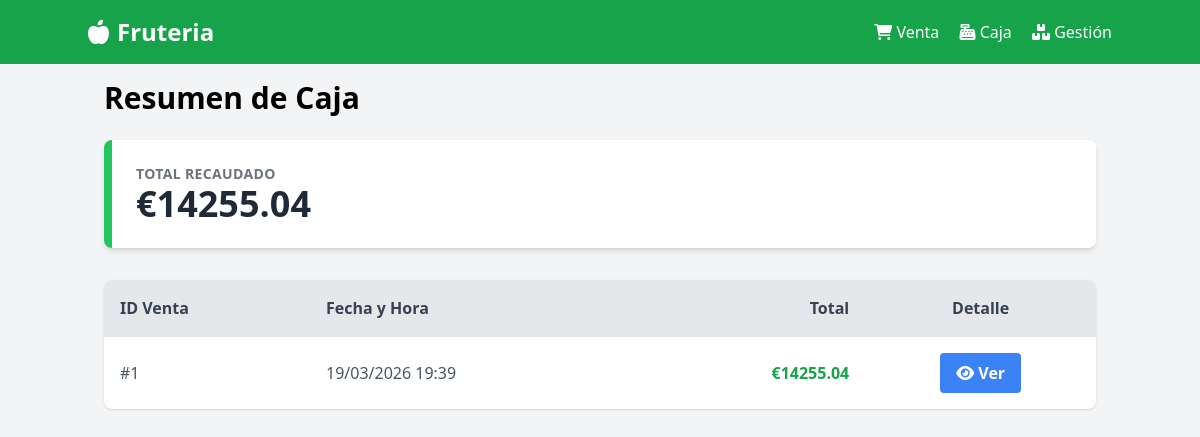
Page /caja on the earlier database version.
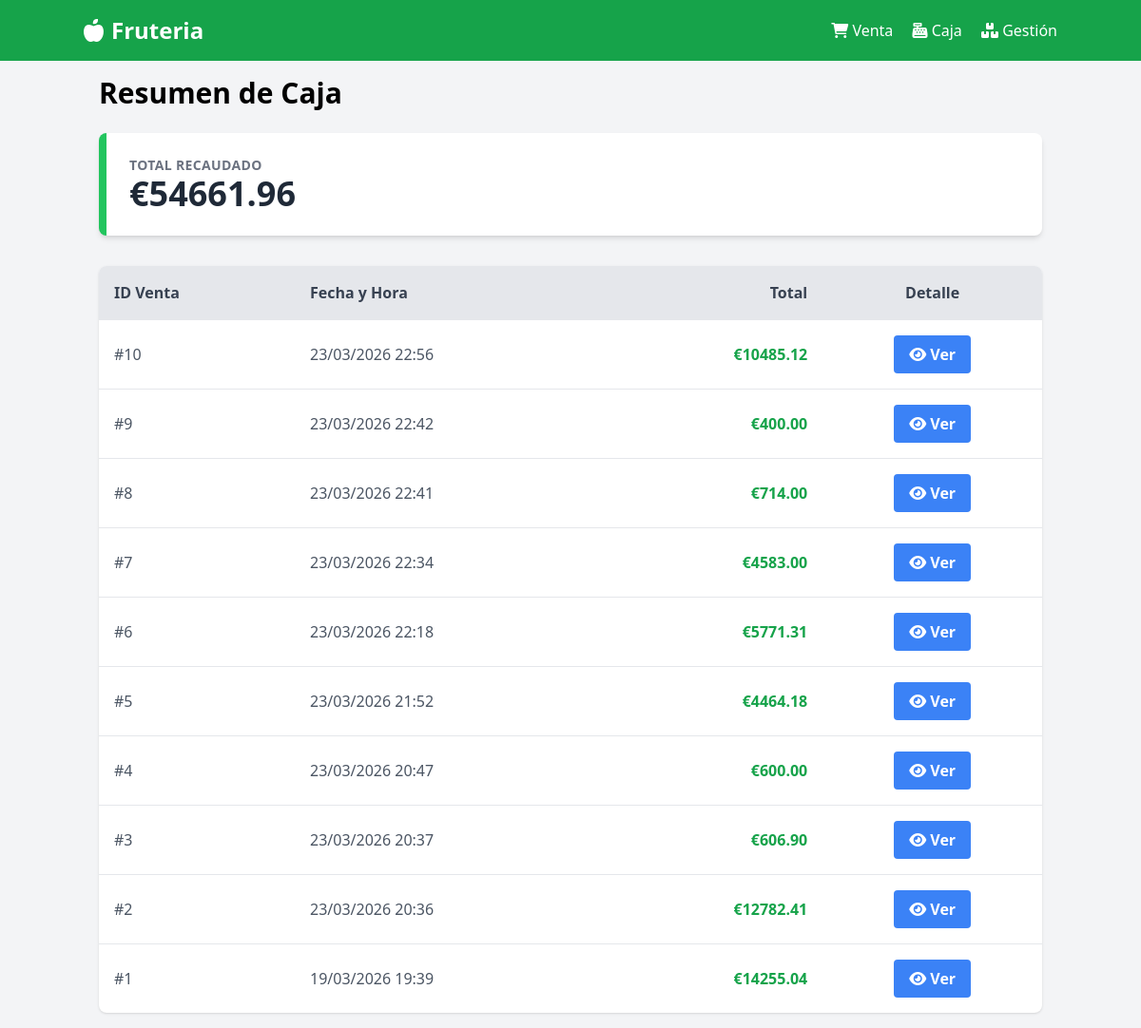
Same page on the later database version.
### app/models/models.py (models this page shows)
class Venta(db.Model):
    __tablename__ = 'ventas'
    id = db.Column(db.Integer, primary_key=True)
    fecha = db.Column(db.DateTime, default=db.func.current_timestamp())
    total = db.Column(db.Float, nullable=False)
    detalles = db.relationship('DetalleVenta', backref='venta', lazy=True)

### app/routes/main.py (the view)
@main_bp.route('/caja')
def ver_caja():
    total_obtenido = db.session.query(func.sum(Venta.total)).scalar() or 0
    ventas = Venta.query.order_by(Venta.fecha.desc()).all()
    return render_template('caja.html', total=total_obtenido, ventas=ventas)

### app/templates/caja.html (shortened to what this page needs)
{% extends "base.html" %}
{% block content %}
<div class="max-w-6xl mx-auto">
    <h1 class="text-3xl font-bold mb-6">Resumen de Caja</h1>
    <div class="bg-white p-6 rounded-lg shadow-md mb-8 border-l-8 border-green-500">
        <h2 class="text-gray-500 uppercase tracking-wide text-sm font-bold">Total Recaudado</h2>
        <p class="text-4xl font-black text-gray-800">€{{ "%.2f"|format(total) }}</p>
    </div>
    <div class="bg-white rounded-lg shadow overflow-hidden">
        <table class="w-full text-left border-collapse">
            <thead class="bg-gray-200">
                <tr>
                    <th class="p-4 font-bold text-gray-700">ID Venta</th>
                    <th class="p-4 font-bold text-gray-700">Fecha y Hora</th>
                    <th class="p-4 font-bold text-gray-700 text-right">Total</th>
                    <th class="p-4 font-bold text-gray-700 text-center">Detalle</th>
                </tr>
            </thead>
            <tbody>
                {% for venta in ventas %}
                <tr class="border-t hover:bg-gray-50">
                    <td class="p-4 text-gray-600">#{{ venta.id }}</td>
                    <td class="p-4 text-gray-600">{{ venta.fecha.strftime('%d/%m/%Y %H:%M') }}</td>
                    <td class="p-4 text-right font-bold text-green-600">€{{ "%.2f"|format(venta.total) }}</td>
                    <td class="p-4 text-center">
                        <button class="bg-blue-500 hover:bg-blue-700 text-white font-bold py-2 px-4 rounded ver-detalle" data-venta-id="{{ venta.id }}">
                            <i class="fas fa-eye"></i> Ver
                        </button>
                    </td>
                </tr>
                {% else %}
                <tr>
                    <td colspan="4" class="p-8 text-center text-gray-500">No hay ventas registradas aún.</td>
                </tr>
                {% endfor %}
            </tbody>
        </table>
    </div>
</div>
{% endblock %}

### app/templates/base.html (shortened to what this page needs)
<!DOCTYPE html>
<html lang="es">
<head>
    <script src="https://cdn.tailwindcss.com"></script>
    <link rel="stylesheet" href="https://cdnjs.cloudflare.com/ajax/libs/font-awesome/6.0.0-beta3/css/all.min.css">
</head>
<body class="bg-gray-100">
    <nav class="bg-green-600 p-4 text-white">
    <div class="container mx-auto flex justify-between items-center">
        <a href="{{ url_for('main.index') }}" class="text-2xl font-bold">
            <i class="fas fa-apple-alt mr-2"></i>Fruteria
        </a>
        <div>
            <a href="{{ url_for('main.index') }}" class="mr-4 hover:underline">
                <i class="fas fa-shopping-cart"></i> Venta
            </a>
            <a href="{{ url_for('main.ver_caja') }}" class="mr-4 hover:underline">
                <i class="fas fa-cash-register"></i> Caja
            </a>
            <a href="{{ url_for('products.listar') }}" class="hover:underline">
                <i class="fas fa-boxes"></i> Gestión
            </a>
        </div>
    </div>
</nav>
    <main class="container mx-auto p-4">
        {% block content %}{% endblock %}
    </main>
</body>
</html>

Differences in the rows shown:
added Venta: id "10", fecha "23/03/2026 22:56", total "10485.12"
added Venta: id "9", fecha "23/03/2026 22:42", total "400.00"
added Venta: id "8", fecha "23/03/2026 22:41", total "714.00"
added Venta: id "7", fecha "23/03/2026 22:34", total "4583.00"
added Venta: id "6", fecha "23/03/2026 22:18", total "5771.31"
added Venta: id "5", fecha "23/03/2026 21:52", total "4464.18"
added Venta: id "4", fecha "23/03/2026 20:47", total "600.00"
added Venta: id "3", fecha "23/03/2026 20:37", total "606.90"
added Venta: id "2", fecha "23/03/2026 20:36", total "12782.41"
Other differences:
{{ "%.2f"|format(total) }}: "14255.04" → "54661.96"
